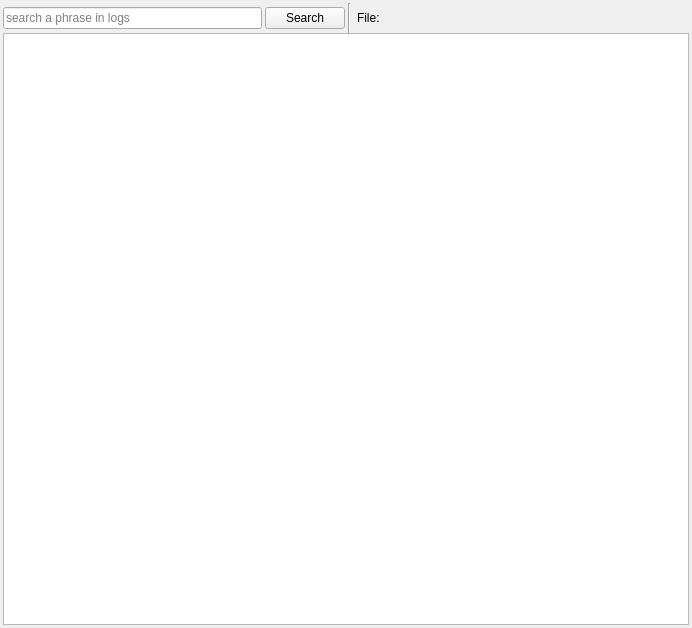
<?xml version="1.0" encoding="UTF-8"?>
<ui version="4.0">
 <class>OfflineLogViewer</class>
 <widget class="QWidget" name="OfflineLogViewer">
  <property name="geometry">
   <rect>
    <x>0</x>
    <y>0</y>
    <width>692</width>
    <height>628</height>
   </rect>
  </property>
  <property name="sizePolicy">
   <sizepolicy hsizetype="Expanding" vsizetype="Preferred">
    <horstretch>0</horstretch>
    <verstretch>0</verstretch>
   </sizepolicy>
  </property>
  <property name="windowTitle">
   <string notr="true"/>
  </property>
  <property name="autoFillBackground">
   <bool>true</bool>
  </property>
  <layout class="QVBoxLayout" name="verticalLayout">
   <property name="spacing">
    <number>3</number>
   </property>
   <property name="leftMargin">
    <number>3</number>
   </property>
   <property name="topMargin">
    <number>3</number>
   </property>
   <property name="rightMargin">
    <number>3</number>
   </property>
   <property name="bottomMargin">
    <number>3</number>
   </property>
   <item>
    <layout class="QVBoxLayout" name="verticalLayout_2">
     <property name="spacing">
      <number>0</number>
     </property>
     <item>
      <widget class="QWidget" name="widget" native="true">
       <property name="enabled">
        <bool>true</bool>
       </property>
       <property name="sizePolicy">
        <sizepolicy hsizetype="Expanding" vsizetype="Minimum">
         <horstretch>0</horstretch>
         <verstretch>0</verstretch>
        </sizepolicy>
       </property>
       <property name="minimumSize">
        <size>
         <width>50</width>
         <height>30</height>
        </size>
       </property>
       <property name="maximumSize">
        <size>
         <width>16777215</width>
         <height>30</height>
        </size>
       </property>
       <layout class="QHBoxLayout" name="horizontalLayout_3">
        <property name="spacing">
         <number>3</number>
        </property>
        <property name="leftMargin">
         <number>0</number>
        </property>
        <property name="topMargin">
         <number>0</number>
        </property>
        <property name="rightMargin">
         <number>0</number>
        </property>
        <property name="bottomMargin">
         <number>0</number>
        </property>
        <item>
         <layout class="QHBoxLayout" name="horizontalLayout_2">
          <property name="spacing">
           <number>0</number>
          </property>
          <property name="sizeConstraint">
           <enum>QLayout::SizeConstraint::SetMaximumSize</enum>
          </property>
          <property name="leftMargin">
           <number>0</number>
          </property>
          <property name="topMargin">
           <number>0</number>
          </property>
          <property name="rightMargin">
           <number>0</number>
          </property>
          <property name="bottomMargin">
           <number>0</number>
          </property>
          <item>
           <widget class="QWidget" name="widget_3" native="true">
            <property name="sizePolicy">
             <sizepolicy hsizetype="Minimum" vsizetype="Minimum">
              <horstretch>0</horstretch>
              <verstretch>0</verstretch>
             </sizepolicy>
            </property>
            <layout class="QHBoxLayout" name="horizontalLayout_4">
             <property name="spacing">
              <number>3</number>
             </property>
             <property name="leftMargin">
              <number>0</number>
             </property>
             <property name="topMargin">
              <number>0</number>
             </property>
             <property name="rightMargin">
              <number>0</number>
             </property>
             <property name="bottomMargin">
              <number>0</number>
             </property>
             <item>
              <widget class="QWidget" name="widget_4" native="true">
               <layout class="QHBoxLayout" name="horizontalLayout_5">
                <property name="spacing">
                 <number>3</number>
                </property>
                <property name="leftMargin">
                 <number>0</number>
                </property>
                <property name="topMargin">
                 <number>0</number>
                </property>
                <property name="rightMargin">
                 <number>0</number>
                </property>
                <property name="bottomMargin">
                 <number>0</number>
                </property>
                <item>
                 <widget class="QLineEdit" name="textSearch">
                  <property name="toolTip">
                   <string>Search a phrase</string>
                  </property>
                  <property name="placeholderText">
                   <string>search a phrase in logs</string>
                  </property>
                 </widget>
                </item>
                <item>
                 <widget class="QPushButton" name="buttonSearch">
                  <property name="toolTip">
                   <string>Search a phrase in logs</string>
                  </property>
                  <property name="text">
                   <string>Search</string>
                  </property>
                  <property name="icon">
                   <iconset theme="QIcon::ThemeIcon::EditFind"/>
                  </property>
                 </widget>
                </item>
               </layout>
              </widget>
             </item>
             <item>
              <widget class="QWidget" name="widget_2" native="true">
               <property name="sizePolicy">
                <sizepolicy hsizetype="Expanding" vsizetype="Preferred">
                 <horstretch>0</horstretch>
                 <verstretch>0</verstretch>
                </sizepolicy>
               </property>
               <layout class="QHBoxLayout" name="horizontalLayout">
                <property name="spacing">
                 <number>6</number>
                </property>
                <property name="leftMargin">
                 <number>0</number>
                </property>
                <property name="topMargin">
                 <number>0</number>
                </property>
                <property name="rightMargin">
                 <number>0</number>
                </property>
                <property name="bottomMargin">
                 <number>0</number>
                </property>
                <item>
                 <widget class="Line" name="line">
                  <property name="orientation">
                   <enum>Qt::Orientation::Vertical</enum>
                  </property>
                 </widget>
                </item>
                <item>
                 <widget class="QLabel" name="label">
                  <property name="sizePolicy">
                   <sizepolicy hsizetype="Minimum" vsizetype="Minimum">
                    <horstretch>0</horstretch>
                    <verstretch>0</verstretch>
                   </sizepolicy>
                  </property>
                  <property name="maximumSize">
                   <size>
                    <width>40</width>
                    <height>30</height>
                   </size>
                  </property>
                  <property name="toolTip">
                   <string>Log file location</string>
                  </property>
                  <property name="text">
                   <string>File:</string>
                  </property>
                 </widget>
                </item>
                <item>
                 <widget class="QLabel" name="lableFile">
                  <property name="sizePolicy">
                   <sizepolicy hsizetype="Expanding" vsizetype="Preferred">
                    <horstretch>0</horstretch>
                    <verstretch>0</verstretch>
                   </sizepolicy>
                  </property>
                  <property name="frameShadow">
                   <enum>QFrame::Shadow::Plain</enum>
                  </property>
                  <property name="text">
                   <string/>
                  </property>
                  <property name="textInteractionFlags">
                   <set>Qt::TextInteractionFlag::LinksAccessibleByMouse|Qt::TextInteractionFlag::TextSelectableByKeyboard|Qt::TextInteractionFlag::TextSelectableByMouse</set>
                  </property>
                 </widget>
                </item>
               </layout>
              </widget>
             </item>
            </layout>
           </widget>
          </item>
         </layout>
        </item>
       </layout>
      </widget>
     </item>
     <item>
      <widget class="QTableView" name="logView">
       <property name="editTriggers">
        <set>QAbstractItemView::EditTrigger::NoEditTriggers</set>
       </property>
       <property name="showDropIndicator" stdset="0">
        <bool>false</bool>
       </property>
       <property name="dragDropOverwriteMode">
        <bool>false</bool>
       </property>
       <property name="selectionMode">
        <enum>QAbstractItemView::SelectionMode::SingleSelection</enum>
       </property>
       <property name="selectionBehavior">
        <enum>QAbstractItemView::SelectionBehavior::SelectRows</enum>
       </property>
       <property name="horizontalScrollMode">
        <enum>QAbstractItemView::ScrollMode::ScrollPerItem</enum>
       </property>
       <property name="wordWrap">
        <bool>false</bool>
       </property>
       <attribute name="horizontalHeaderStretchLastSection">
        <bool>true</bool>
       </attribute>
       <attribute name="verticalHeaderVisible">
        <bool>false</bool>
       </attribute>
       <attribute name="verticalHeaderHighlightSections">
        <bool>false</bool>
       </attribute>
      </widget>
     </item>
    </layout>
   </item>
  </layout>
 </widget>
 <resources/>
 <connections/>
</ui>
